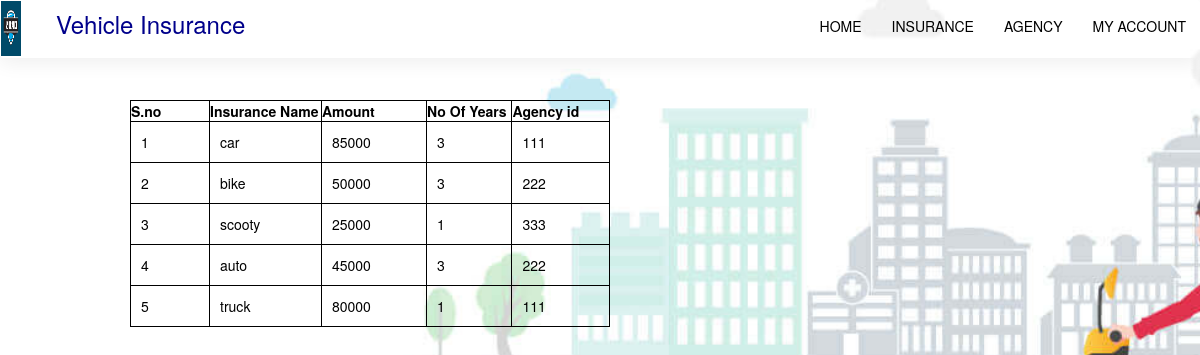
The app's page /insurance.php with its own data.
### tables this page shows
CREATE TABLE `insurance` (
  `ino` int(9) NOT NULL,
  `iname` varchar(20) DEFAULT NULL,
  `amount` int(30) DEFAULT NULL,
  `duration` int(10) DEFAULT NULL,
  `a_id` int(9) DEFAULT NULL
);

### insurance.php (the view, shortened to what this page needs)
<!DOCTYPE html>
<html lang="en">
<head>
    <link rel="stylesheet" type="text/css" href="style2.css">
     <link rel="stylesheet" href="https://maxcdn.bootstrapcdn.com/bootstrap/3.4.1/css/bootstrap.min.css">
</head>
<body>
    <header class="header">
       <?php
       include 'navbar1.php';
       ?>
       <div class="container">
        <br><br><br><br>
        <table class="center" border="2" style="border-color:black;width:40%;">
        <tr>
        <th>S.no</th>
        <th>Insurance Name</th>
        <th>Amount</th>
        <th>No Of Years</th>
        <th>Agency id</th>
        </tr>
    </div>
    </body>
    <?php error_reporting($level = null);
    include('config.php');
    $sqll="select * from insurance";
    $res=$conn->query($sqll);
    while($row=$res->fetch_assoc())
    {
    $ino=$row['ino'];
    $iname=$row['iname'];
    $amount=$row['amount'];
    $duration=$row['duration'];
    $a_id=$row['a_id'];
    echo '<tr>
    <td>'.$ino.'</td>
    <td>'.$iname.'</td>
    <td>'.$amount.'</td>
    <td>'.$duration.'</td>
    <td>'.$a_id.'</td>
    </tr>';
        }
    ?>

### style2.css (style rules this page uses)
* { margin: 0; padding: 0; }
.header { height: 100vh; }
.center { position: absolute; top: 100px; margin-left: 100px; color: black; }

### insurance.php (style rules this page uses)
body { background-image: url("image4.jpg"); background-size: cover; background-position: center; background-repeat: no-repeat ; }
table, tr, td { border: 1px solid black; width: 600px; }
tr, td { padding: 10px; }

### records on screen
insurance: ino "1", iname "car", amount "85000", duration "3", a "111"
insurance: ino "2", iname "bike", amount "50000", duration "3", a "222"
insurance: ino "3", iname "scooty", amount "25000", duration "1", a "333"
insurance: ino "4", iname "auto", amount "45000", duration "3", a "222"
insurance: ino "5", iname "truck", amount "80000", duration "1", a "111"
